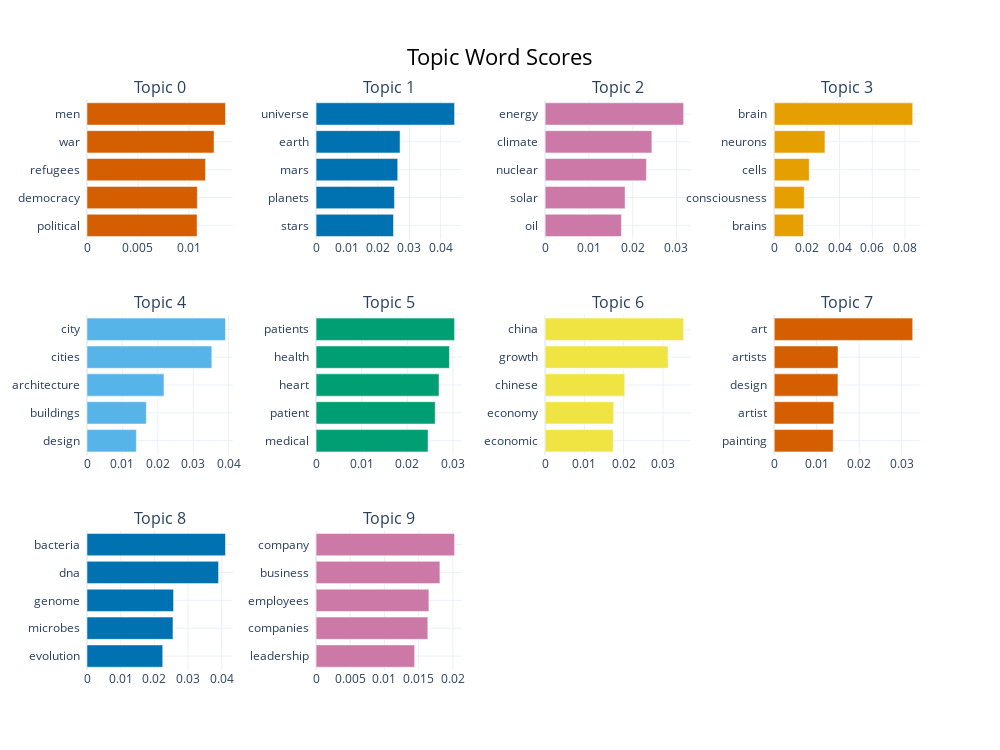

Notebook source saved alongside this figure:
### Code cell
topic_model.visualize_topics()
topic_model.visualize_barchart(top_n_topics=10)

### Figure 1 — Plotly figure (JSON) as saved in the notebook; plotly's stock layout.template omitted (floating-point values rounded to 4 significant figures)
{"data": [{"marker": {"color": "#D55E00"}, "orientation": "h", "type": "bar", "x": [0.01081, 0.01083, 0.01163, 0.01248, 0.0136], "xaxis": "x", "y": ["political  ", "democracy  ", "refugees  ", "war  ", "men  "], "yaxis": "y"}, {"marker": {"color": "#0072B2"}, "orientation": "h", "type": "bar", "x": [0.02486, 0.02517, 0.02622, 0.02697, 0.04447], "xaxis": "x2", "y": ["stars  ", "planets  ", "mars  ", "earth  ", "universe  "], "yaxis": "y2"}, {"marker": {"color": "#CC79A7"}, "orientation": "h", "type": "bar", "x": [0.01743, 0.01827, 0.02314, 0.02438, 0.03164], "xaxis": "x3", "y": ["oil  ", "solar  ", "nuclear  ", "climate  ", "energy  "], "yaxis": "y3"}, {"marker": {"color": "#E69F00"}, "orientation": "h", "type": "bar", "x": [0.01796, 0.0184, 0.02142, 0.03104, 0.08476], "xaxis": "x4", "y": ["brains  ", "consciousness  ", "cells  ", "neurons  ", "brain  "], "yaxis": "y4"}, {"marker": {"color": "#56B4E9"}, "orientation": "h", "type": "bar", "x": [0.01395, 0.01676, 0.02175, 0.03526, 0.03912], "xaxis": "x5", "y": ["design  ", "buildings  ", "architecture  ", "cities  ", "city  "], "yaxis": "y5"}, {"marker": {"color": "#009E73"}, "orientation": "h", "type": "bar", "x": [0.02453, 0.02611, 0.02693, 0.02922, 0.03034], "xaxis": "x6", "y": ["medical  ", "patient  ", "heart  ", "health  ", "patients  "], "yaxis": "y6"}, {"marker": {"color": "#F0E442"}, "orientation": "h", "type": "bar", "x": [0.01733, 0.01744, 0.02027, 0.03129, 0.03527], "xaxis": "x7", "y": ["economic  ", "economy  ", "chinese  ", "growth  ", "china  "], "yaxis": "y7"}, {"marker": {"color": "#D55E00"}, "orientation": "h", "type": "bar", "x": [0.01389, 0.01404, 0.015, 0.01501, 0.0326], "xaxis": "x8", "y": ["painting  ", "artist  ", "design  ", "artists  ", "art  "], "yaxis": "y8"}, {"marker": {"color": "#0072B2"}, "orientation": "h", "type": "bar", "x": [0.02248, 0.02552, 0.02569, 0.03905, 0.0411], "xaxis": "x9", "y": ["evolution  ", "microbes  ", "genome  ", "dna  ", "bacteria  "], "yaxis": "y9"}, {"marker": {"color": "#CC79A7"}, "orientation": "h", "type": "bar", "x": [0.01441, 0.01634, 0.0165, 0.0181, 0.02025], "xaxis": "x10", "y": ["leadership  ", "companies  ", "employees  ", "business  ", "company  "], "yaxis": "y10"}], "layout": {"annotations": [{"font": {"size": 16}, "showarrow": false, "text": "Topic 0", "x": 0.0875, "xanchor": "center", "xref": "paper", "y": 1, "yanchor": "bottom", "yref": "paper"}, {"font": {"size": 16}, "showarrow": false, "text": "Topic 1", "x": 0.3625, "xanchor": "center", "xref": "paper", "y": 1, "yanchor": "bottom", "yref": "paper"}, {"font": {"size": 16}, "showarrow": false, "text": "Topic 2", "x": 0.6375, "xanchor": "center", "xref": "paper", "y": 1, "yanchor": "bottom", "yref": "paper"}, {"font": {"size": 16}, "showarrow": false, "text": "Topic 3", "x": 0.9125, "xanchor": "center", "xref": "paper", "y": 1, "yanchor": "bottom", "yref": "paper"}, {"font": {"size": 16}, "showarrow": false, "text": "Topic 4", "x": 0.0875, "xanchor": "center", "xref": "paper", "y": 0.6222, "yanchor": "bottom", "yref": "paper"}, {"font": {"size": 16}, "showarrow": false, "text": "Topic 5", "x": 0.3625, "xanchor": "center", "xref": "paper", "y": 0.6222, "yanchor": "bottom", "yref": "paper"}, {"font": {"size": 16}, "showarrow": false, "text": "Topic 6", "x": 0.6375, "xanchor": "center", "xref": "paper", "y": 0.6222, "yanchor": "bottom", "yref": "paper"}, {"font": {"size": 16}, "showarrow": false, "text": "Topic 7", "x": 0.9125, "xanchor": "center", "xref": "paper", "y": 0.6222, "yanchor": "bottom", "yref": "paper"}, {"font": {"size": 16}, "showarrow": false, "text": "Topic 8", "x": 0.0875, "xanchor": "center", "xref": "paper", "y": 0.2444, "yanchor": "bottom", "yref": "paper"}, {"font": {"size": 16}, "showarrow": false, "text": "Topic 9", "x": 0.3625, "xanchor": "center", "xref": "paper", "y": 0.2444, "yanchor": "bottom", "yref": "paper"}], "height": 750, "hoverlabel": {"bgcolor": "white", "font": {"family": "Rockwell", "size": 16}}, "showlegend": false, "title": {"font": {"color": "Black", "size": 22}, "text": "Topic Word Scores", "x": 0.5, "xanchor": "center", "yanchor": "top"}, "width": 1000, "xaxis": {"anchor": "y", "domain": [0, 0.175], "showgrid": true}, "xaxis10": {"anchor": "y10", "domain": [0.275, 0.45], "showgrid": true}, "xaxis11": {"anchor": "y11", "domain": [0.55, 0.725], "showgrid": true}, "xaxis12": {"anchor": "y12", "domain": [0.825, 1], "showgrid": true}, "xaxis2": {"anchor": "y2", "domain": [0.275, 0.45], "showgrid": true}, "xaxis3": {"anchor": "y3", "domain": [0.55, 0.725], "showgrid": true}, "xaxis4": {"anchor": "y4", "domain": [0.825, 1], "showgrid": true}, "xaxis5": {"anchor": "y5", "domain": [0, 0.175], "showgrid": true}, "xaxis6": {"anchor": "y6", "domain": [0.275, 0.45], "showgrid": true}, "xaxis7": {"anchor": "y7", "domain": [0.55, 0.725], "showgrid": true}, "xaxis8": {"anchor": "y8", "domain": [0.825, 1], "showgrid": true}, "xaxis9": {"anchor": "y9", "domain": [0, 0.175], "showgrid": true}, "yaxis": {"anchor": "x", "domain": [0.7556, 1], "showgrid": true}, "yaxis10": {"anchor": "x10", "domain": [0, 0.2444], "showgrid": true}, "yaxis11": {"anchor": "x11", "domain": [0, 0.2444], "showgrid": true}, "yaxis12": {"anchor": "x12", "domain": [0, 0.2444], "showgrid": true}, "yaxis2": {"anchor": "x2", "domain": [0.7556, 1], "showgrid": true}, "yaxis3": {"anchor": "x3", "domain": [0.7556, 1], "showgrid": true}, "yaxis4": {"anchor": "x4", "domain": [0.7556, 1], "showgrid": true}, "yaxis5": {"anchor": "x5", "domain": [0.3778, 0.6222], "showgrid": true}, "yaxis6": {"anchor": "x6", "domain": [0.3778, 0.6222], "showgrid": true}, "yaxis7": {"anchor": "x7", "domain": [0.3778, 0.6222], "showgrid": true}, "yaxis8": {"anchor": "x8", "domain": [0.3778, 0.6222], "showgrid": true}, "yaxis9": {"anchor": "x9", "domain": [0, 0.2444], "showgrid": true}}}
